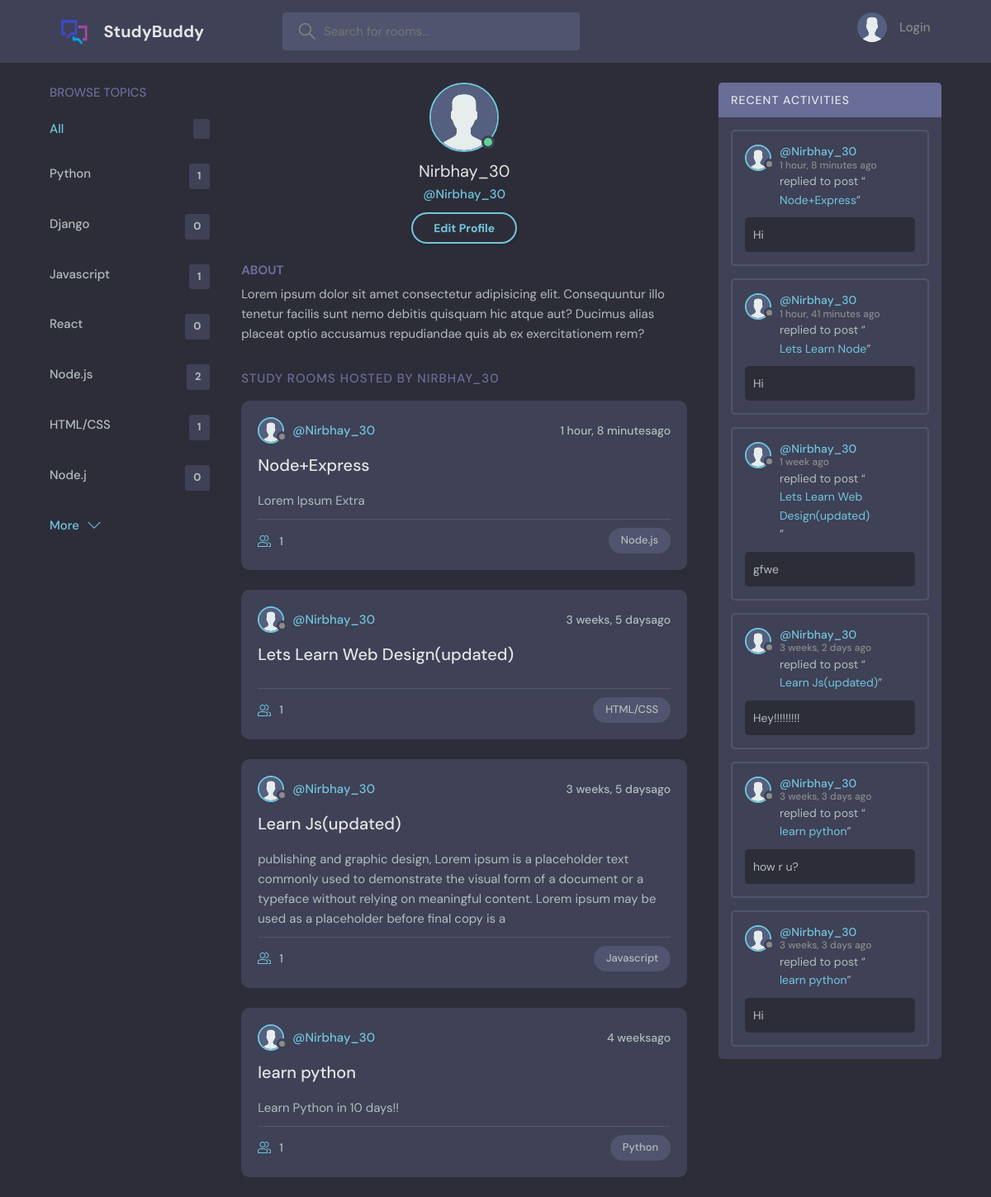
Screenshot of /user-profile/1/ with the database file from the repository.
### base/models.py (models this page shows, shortened)
class Topic(models.Model):
    name = models.CharField(max_length=200)

class Room(models.Model):
    host = models.ForeignKey(User, on_delete=models.SET_NULL,null=True)
    topic = models.ForeignKey(Topic, on_delete=models.SET_NULL,null=True)
    name = models.CharField(max_length=200)
    description= models.TextField(null=True, blank=True)
    participants= models.ManyToManyField(User,related_name='participants', blank =True)
    updated = models.DateTimeField(auto_now=True)
    created = models.DateTimeField(auto_now_add=True)
    class Meta:
        ordering=['-updated','-created']

class Message(models.Model):
    user = models.ForeignKey(User, on_delete=models.CASCADE)
    room = models.ForeignKey(Room, on_delete=models.CASCADE)
    body = models.TextField()
    updated = models.DateTimeField(auto_now=True)
    created = models.DateTimeField(auto_now_add=True)
    class Meta:
        ordering=['-updated','-created']

### base/views.py (the view)
# urls.py: path('user-profile/<str:pk>/',views.userProfile,name="user-profile"),
def userProfile(request,pk):
    user = User.objects.get(id=pk)
    user_rooms= user.room_set.all()
    room_messages=user.message_set.all()
    topics = Topic.objects.all()
    context = {'user':user,'rooms':user_rooms,'topics':topics,'room_messages':room_messages}
    return render(request, 'base/user_profile.html',context)

### base/templates/base/user_profile.html
{% extends 'main.html' %}
{% load static %}
 {% block content %}
<main class="profile-page layout layout--3">
  <div class="container">
    {% include 'base/topics_components.html' %}
    <div class="roomList">
      <div class="profile">
        <div class="profile__avatar">
          <div class="avatar avatar--large active">
            <img src="{% static 'images/avatar.svg' %}" />
          </div>
        </div>
        <div class="profile__info">
          <h3>{{user.username}}</h3>
          <p>@{{user.username}}</p>
          <a href="edit-user.html" class="btn btn--main btn--pill">Edit Profile</a>
        </div>
        <div class="profile__about">
          <h3>About</h3>
          <p>
            Lorem ipsum dolor sit amet consectetur adipisicing elit.
            Consequuntur illo tenetur facilis sunt nemo debitis quisquam hic
            atque aut? Ducimus alias placeat optio accusamus repudiandae quis ab
            ex exercitationem rem?
          </p>
        </div>
      </div>
      <div class="roomList__header">
        <div>
          <h2>Study Rooms Hosted by {{user.username}}</h2>
        </div>
      </div>
      {% include 'base/feed_component.html' %}
    </div>
    {% include 'base/activity_component.html' %}
  </div>
</main>
{% endblock content %}

### base/templates/base/topics_components.html
<div class="topics">
    <div class="topics__header">
      <h2>Browse Topics</h2>
    </div>
    <ul class="topics__list">
      <li>
        <a href="{% url 'homepage' %}" class="active">All <span>{{topic.count}}</span></a>
      </li>
      {% for topic in topics %}
      <li>
        <a href="{% url 'homepage' %}?q={{topic.name}}">{{topic.name}} <span>{{topic.room_set.all.count}}</span></a>
      </li>
    {% endfor %}
    </ul>
    <a class="btn btn--link" href="topics.html">
      More
      <svg
        version="1.1"
        xmlns="http://www.w3.org/2000/svg"
        width="32"
        height="32"
        viewBox="0 0 32 32"
      >
        <title>chevron-down</title>
        <path d="M16 21l-13-13h-3l16 16 16-16h-3l-13 13z"></path>
      </svg>
    </a>
  </div>

### base/templates/base/feed_component.html (shortened to what this page needs)
{% load static %}
{% for room in rooms %}
<div class="roomListRoom">
    <div class="roomListRoom__header">
      <a href="{% url 'user-profile' room.host.id %}" class="roomListRoom__author">
        <div class="avatar avatar--small">
          <img src="{% static 'images/avatar.svg' %}" alt="User_logo"/>
        </div>
        <span>@{{room.host.username}}</span>
      </a>
      <div class="roomListRoom__actions">
        <span>{{room.created|timesince}}ago</span>
      </div>
    </div>
    <div class="roomListRoom__content">
      <a href="{% url 'room' room.id %}">{{room.name}}</a>
      <p>
        {{room.description}}
      </p>
    </div>
    <div class="roomListRoom__meta">
      <a href="{% url 'room' room.id %}" class="roomListRoom__joined">
        {{room.participants.count}}
      </a>
      <p class="roomListRoom__topic">{{room.topic.name}}</p>
    </div>
  </div>
  {% endfor %}

### base/templates/base/activity_component.html (shortened to what this page needs)
{% load static %}
<div class="activities">
    <div class="activities__header">
      <h2>Recent Activities</h2>
    </div>
    {% for message in room_messages %}
    <div class="activities__box">
      <div class="activities__boxHeader roomListRoom__header">
        <a href="{% url 'user-profile' message.user.id %}" class="roomListRoom__author">
          <div class="avatar avatar--small">
            <img src="{% static 'images/avatar.svg' %}" alt=""/>
          </div>
          <p>
            @{{message.user}}
            <span>{{message.created|timesince}} ago</span>
          </p>
        </a>
      </div>
      <div class="activities__boxContent">
        <p>
          replied to post “<a href="{% url 'room' message.room.id %}">{{message.room.name}}</a
          >”
        </p>
        <div class="activities__boxRoomContent">
          {{message.body}}
        </div>
      </div>
    </div>
    {% endfor %}
  </div>

### rows the page displays
Topic: name "Python", room_set.all.count "1"
Topic: name "Django", room_set.all.count "0"
Topic: name "Javascript", room_set.all.count "1"
Topic: name "React", room_set.all.count "0"
Topic: name "Node.js", room_set.all.count "2"
Topic: name "HTML/CSS", room_set.all.count "1"
Topic: name "Node.j", room_set.all.count "0"
Room: host.username "Nirbhay_30", created "1 hour, 8 minutes", name "Node+Express", description "Lorem Ipsum Extra", participants.count "1", topic.name "Node.js"
Room: host.username "Nirbhay_30", created "3 weeks, 5 days", name "Lets Learn Web Design(updated)", participants.count "1", topic.name "HTML/CSS"
Room: host.username "Nirbhay_30", created "3 weeks, 5 days", name "Learn Js(updated)", description "publishing and graphic design, Lorem ipsum is a placeholder text commonly used to demonstrate the visual form of a document or a typeface without relying on meaningful content. Lorem ipsum may be used as a placeholder before final copy is a", participants.count "1", topic.name "Javascript"
Room: host.username "Nirbhay_30", created "4 weeks", name "learn python", description "Learn Python in 10 days!!", participants.count "1", topic.name "Python"
Message: user "Nirbhay_30", created "1 hour, 8 minutes", room.name "Node+Express", body "Hi"
Message: user "Nirbhay_30", created "1 hour, 41 minutes", room.name "Lets Learn Node", body "Hi"
Message: user "Nirbhay_30", created "1 week", room.name "Lets Learn Web Design(updated)", body "gfwe"
Message: user "Nirbhay_30", created "3 weeks, 2 days", room.name "Learn Js(updated)", body "Hey!!!!!!!!!"
Message: user "Nirbhay_30", created "3 weeks, 3 days", room.name "learn python", body "how r u?"
Message: user "Nirbhay_30", created "3 weeks, 3 days", room.name "learn python", body "Hi"

### other values shown
{{ user.username }} "Nirbhay_30"
{{ user.username }} "NIRBHAY_30"
